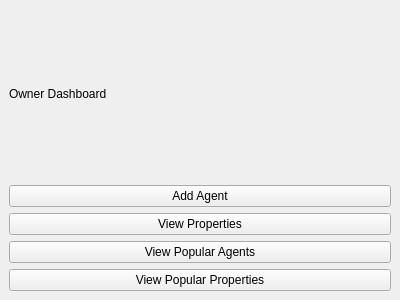
<?xml version="1.0" encoding="UTF-8"?>
<ui version="4.0">
 <class>OwnerMainView</class>
 <widget class="QMainWindow" name="OwnerMainView">
  <property name="geometry">
   <rect>
    <x>0</x>
    <y>0</y>
    <width>400</width>
    <height>300</height>
   </rect>
  </property>
  <property name="windowTitle">
   <string>Owner Dashboard</string>
  </property>
  <widget class="QWidget" name="centralwidget">
   <layout class="QVBoxLayout" name="verticalLayout">
    <item>
     <widget class="QLabel" name="dashboard_label">
      <property name="text">
       <string>Owner Dashboard</string>
      </property>
     </widget>
    </item>
    <item>
     <widget class="QPushButton" name="add_agent_button">
      <property name="text">
       <string>Add Agent</string>
      </property>
     </widget>
    </item>
    <item>
     <widget class="QPushButton" name="view_properties_button">
      <property name="text">
       <string>View Properties</string>
      </property>
     </widget>
    </item>
    <item>
     <widget class="QPushButton" name="view_popular_agents_button">
      <property name="text">
       <string>View Popular Agents</string>
      </property>
     </widget>
    </item>
    <item>
     <widget class="QPushButton" name="view_popular_properties_button">
      <property name="text">
       <string>View Popular Properties</string>
      </property>
     </widget>
    </item>
   </layout>
  </widget>
 </widget>
 <resources/>
 <connections/>
</ui>
